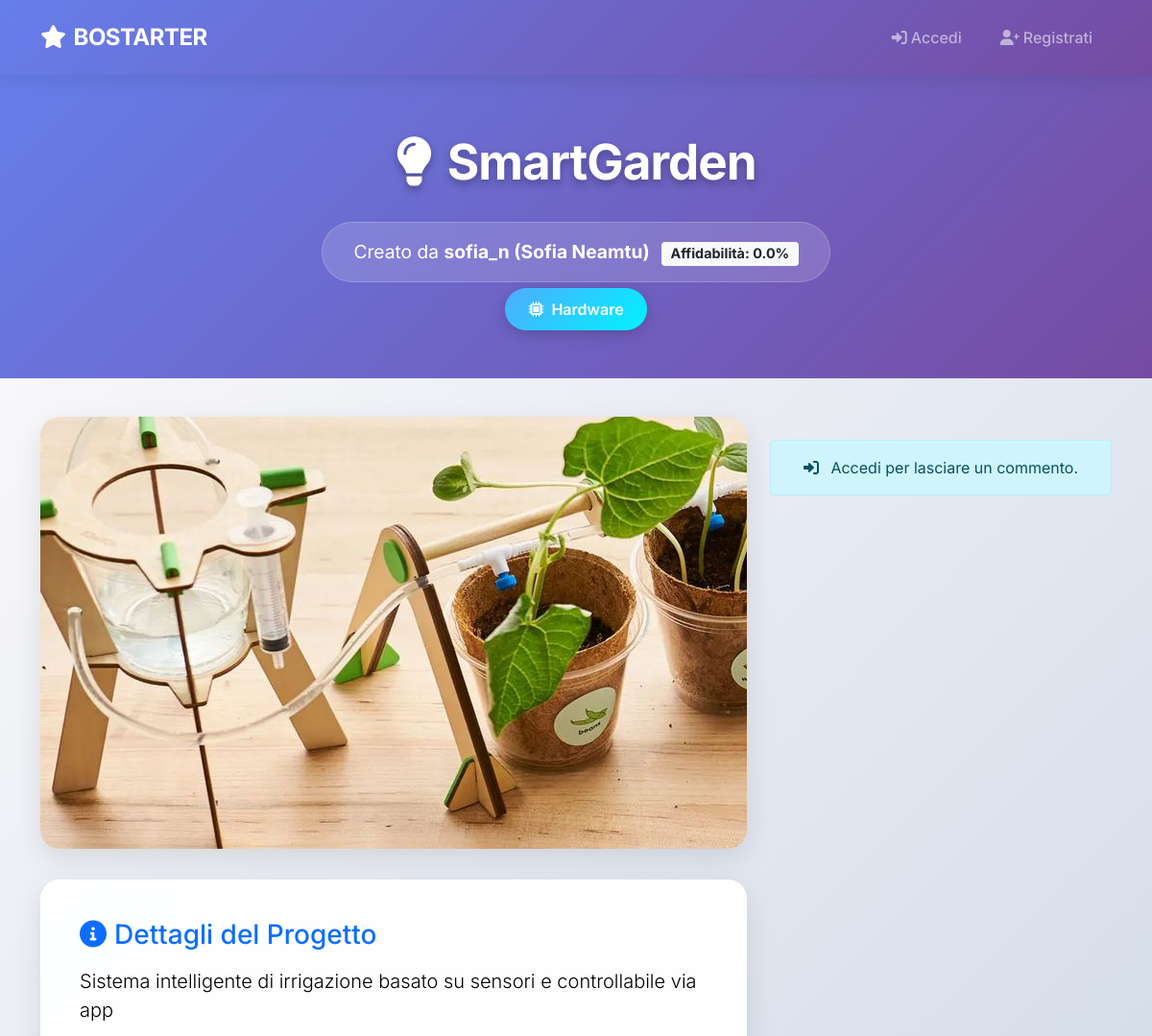
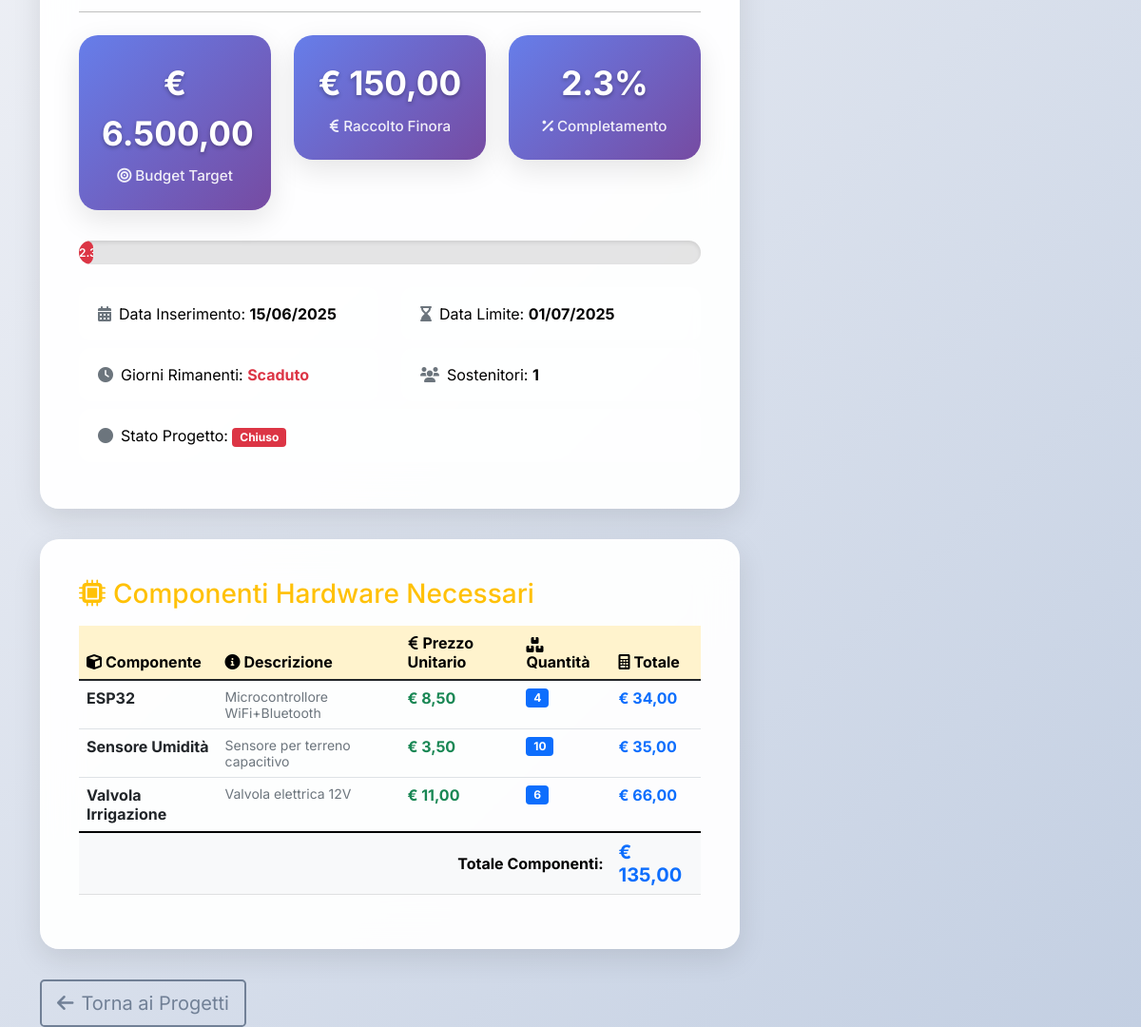
/public/projects/project_detail.php?name=SmartGarden, run on the app's committed database (2 pictures, top to bottom).
### tables this page shows
CREATE TABLE PROGETTO(
    Nome                VARCHAR(100) PRIMARY KEY,
    Descrizione         TEXT NOT NULL,
    Data_Inserimento    DATE NOT NULL,
    Stato               ENUM('aperto', 'chiuso')NOT NULL DEFAULT 'aperto',
    Budget              DECIMAL(10,2) NOT NULL,
    Data_Limite         DATE NOT NULL,
    Tipo                ENUM('Hardware', 'Software') NOT NULL,
    Email_Creatore      VARCHAR(100) NOT NULL,
    FOREIGN KEY (Email_Creatore) REFERENCES CREATORE(Email) ON DELETE CASCADE
);

CREATE TABLE UTENTE(
    Email               VARCHAR(100) PRIMARY KEY,
    Nickname            VARCHAR(50) UNIQUE NOT NULL,
    Password            VARCHAR(255) NOT NULL,
    Nome                VARCHAR(50) NOT NULL,
    Cognome             VARCHAR(50) NOT NULL,
    Anno_Di_Nascita     DATE NOT NULL,
    Luogo_Di_Nascita    VARCHAR(100) NOT NULL
);

CREATE TABLE CREATORE (
    Email           VARCHAR(100) PRIMARY KEY,
    Nr_Progetti     INT DEFAULT 0,
    Affidabilita    FLOAT DEFAULT 0,
    FOREIGN KEY (Email) REFERENCES UTENTE(Email) ON DELETE CASCADE
);

CREATE TABLE COMPONENTE(
    ID              INT AUTO_INCREMENT PRIMARY KEY,
    Nome            VARCHAR(100),
    Descrizione     TEXT NOT NULL,
    Prezzo          DECIMAL(10,2) NOT NULL,
    Quantita        INT NOT NULL,
    Nome_Progetto   VARCHAR(100) NOT NULL,
    FOREIGN KEY (Nome_Progetto) REFERENCES PROGETTO(Nome) ON DELETE CASCADE
);

### public/projects/project_detail.php (the view, shortened to what the rows shown need)
<?php
require_once '../../config/database.php';
function formatCurrency($amount) {
    return '€ ' . number_format($amount, 2, ',', '.');
}
$nomeProgetto = $_GET['name'];
$db = Database::getInstance();
$db->ensureEventScheduler();
$sql = "
    SELECT
        p.Nome, p.Descrizione, p.Data_Inserimento, p.Stato, p.Budget, p.Data_Limite, p.Tipo, p.Email_Creatore,
        u.Nickname AS CreatoreNickname, u.Nome AS CreatoreNome, u.Cognome AS CreatoreCognome,
        c.Affidabilita,
        COALESCE(SUM(f.Importo), 0) AS Totale_Finanziato,
        COUNT(DISTINCT f.Email_Utente) AS Num_Finanziatori,
        (SELECT percorso FROM FOTO WHERE Nome_Progetto = p.Nome LIMIT 1) AS Foto,
        DATEDIFF(p.Data_Limite, CURDATE()) AS Giorni_Rimanenti
    FROM PROGETTO p
    JOIN CREATORE c ON p.Email_Creatore = c.Email
    JOIN UTENTE u ON c.Email = u.Email
    LEFT JOIN FINANZIAMENTO f ON p.Nome = f.Nome_Progetto
    WHERE p.Nome = ?
    GROUP BY p.Nome, p.Descrizione, p.Data_Inserimento, p.Stato, p.Budget, p.Data_Limite, p.Tipo,
             u.Nickname, u.Nome, u.Cognome, c.Affidabilita
";
$progetto = $db->fetchOne($sql, [$nomeProgetto]);
if ($progetto && $progetto['Stato'] === 'aperto' && $progetto['Data_Limite'] <= date('Y-m-d')) {
    $db->execute("UPDATE PROGETTO SET Stato = 'chiuso' WHERE Nome = ?", [$nomeProgetto]);
    $progetto['Stato'] = 'chiuso';
}
$percentuale = $progetto['Budget'] > 0 ? round($progetto['Totale_Finanziato'] / $progetto['Budget'] * 100, 1) : 0;
$statoClasse = ($progetto['Stato'] === 'aperto' && $progetto['Giorni_Rimanenti'] > 0 && $percentuale < 100) ? 'success' : 'secondary';
if ($progetto['Stato'] === 'chiuso' || $progetto['Giorni_Rimanenti'] <= 0 || $percentuale >= 100) {
    $statoClasse = 'info';
    if ($progetto['Giorni_Rimanenti'] <= 0 && $percentuale < 100) {
        $statoClasse = 'danger';
    }
}
$fotoDb = $progetto['Foto'] ?? '';
if ($fotoDb !== '') {
    $src = (strpos($fotoDb, 'img/') === 0) ? "/Bostarter/{$fotoDb}" : "/Bostarter/img/{$fotoDb}";
} else {
    $src = "/Bostarter/img/placeholder.jpg";
}
$componenti = [];
if ($progetto['Tipo'] === 'Hardware') {
    $componenti = $db->fetchAll("
        SELECT ID, Nome, Descrizione, Prezzo, Quantita, (Prezzo * Quantita) as Totale
        FROM COMPONENTE
        WHERE Nome_Progetto = ?
        ORDER BY Nome ASC
    ", [$nomeProgetto]);
}
?>
<!DOCTYPE html>
<html lang="it">
<head>
    <link href="https://cdn.jsdelivr.net/npm/bootstrap@5.1.3/dist/css/bootstrap.min.css" rel="stylesheet">
    <link href="https://cdnjs.cloudflare.com/ajax/libs/font-awesome/6.0.0/css/all.min.css" rel="stylesheet">
</head>
<body>
<div class="project-header">
    <div class="container text-center">
        <h1 class="project-title"><i class="fas fa-lightbulb me-3"></i><?= htmlspecialchars($progetto['Nome']) ?></h1>
        <div class="creator-info">
            Creato da <strong>
                <?= htmlspecialchars($progetto['CreatoreNickname']) ?>
                (<?= htmlspecialchars($progetto['CreatoreNome'] ?? '') . ' ' . htmlspecialchars($progetto['CreatoreCognome'] ?? '') ?>)
            </strong>
            <span class="badge bg-light text-dark ms-2">
                Affidabilità: <?= number_format($progetto['Affidabilita'] * 100, 1) ?>%
            </span>
        </div>
        <br>
        <span class="type-badge">
            <i class="fas fa-<?= $progetto['Tipo'] === 'Hardware' ? 'microchip' : 'code' ?> me-1"></i>
            <?= htmlspecialchars($progetto['Tipo']) ?>
        </span>
    </div>
</div>
<div class="container">
    <div class="row">
        <div class="col-lg-8">
            <div class="fade-in-up">
                <img src="<?= htmlspecialchars($src) ?>" class="project-image" alt="Immagine Progetto <?= htmlspecialchars($progetto['Nome']) ?>">
            </div>
            <div class="project-details-card fade-in-up">
                <h3 class="mb-3 text-primary"><i class="fas fa-info-circle me-2"></i>Dettagli del Progetto</h3>
                <p class="lead"><?= nl2br(htmlspecialchars($progetto['Descrizione'])) ?></p>
                <hr class="my-4">
                <div class="row text-center">
                    <div class="col-md-4">
                        <div class="stat-box">
                            <div class="value"><?= formatCurrency($progetto['Budget']) ?></div>
                            <div class="label"><i class="fas fa-bullseye me-1"></i>Budget Target</div>
                        </div>
                    </div>
                    <div class="col-md-4">
                    </div>
                    <div class="col-md-4">
                    </div>
                </div>
                <div class="progress mt-3">
                    <div class="progress-bar bg-<?= $statoClasse ?>" role="progressbar"
                         style="width: <?= $percentuale ?>%;"
                         aria-valuenow="<?= $percentuale ?>" aria-valuemin="0" aria-valuemax="100">
                    </div>
                </div>
                <div class="row mt-4">
                    <div class="col-md-6">
                        <div class="info-row">
                            <i class="fas fa-calendar-alt me-2 text-muted"></i>Data Inserimento: <strong><?= date('d/m/Y', strtotime($progetto['Data_Inserimento'])) ?></strong>
                        </div>
                    </div>
                    <div class="col-md-6">
                        <div class="info-row">
                            <i class="fas fa-hourglass-end me-2 text-muted"></i>Data Limite: <strong><?= date('d/m/Y', strtotime($progetto['Data_Limite'])) ?></strong>
                        </div>
                    </div>
                    <div class="col-md-6">
                    </div>
                    <div class="col-md-6">
                    </div>
                    <div class="col-12">
                    </div>
                </div>
            </div>
            <?php if ($progetto['Tipo'] === 'Hardware' && !empty($componenti)): ?>
                <div class="project-details-card fade-in-up">
                    <div class="table-responsive">
                        <table class="table table-hover">
                            <thead class="table-warning">
                            <tr>
                                <th><i class="fas fa-cube me-1"></i>Componente</th>
                                <th><i class="fas fa-info-circle me-1"></i>Descrizione</th>
                                <th><i class="fas fa-euro-sign me-1"></i>Prezzo Unitario</th>
                                <th><i class="fas fa-boxes me-1"></i>Quantità</th>
                                <th><i class="fas fa-calculator me-1"></i>Totale</th>
                            </tr>
                            </thead>
                            <tbody>
                            <?php foreach ($componenti as $componente): ?>
                                <tr>
                                    <td>
                                        <strong><?= htmlspecialchars($componente['Nome']) ?></strong>
                                    </td>
                                    <td>
                                        <small class="text-muted"><?= htmlspecialchars($componente['Descrizione']) ?></small>
                                    </td>
                                    <td>
                                        <span class="text-success fw-bold"><?= formatCurrency($componente['Prezzo']) ?></span>
                                    </td>
                                    <td>
                                        <span class="badge bg-primary"><?= htmlspecialchars($componente['Quantita']) ?></span>
                                    </td>
                                    <td>
                                        <span class="text-primary fw-bold"><?= formatCurrency($componente['Totale']) ?></span>
                                    </td>
                                </tr>
                            <?php endforeach; ?>
                            </tbody>
                        </table>
                    </div>
                </div>
            <?php endif; ?>
        </div>
    </div>
</div>
</body>
</html>

### data on the page
progetto: Nome "SmartGarden", utente.Nickname "sofia_n", utente.Nome "Sofia", utente.Cognome "Neamtu", $progetto['Affidabilita']*100 "0.0", Tipo "Hardware", Nome (picture), Descrizione "Sistema intelligente di irrigazione basato su sensori e controllabile via app", Budget "€ 6.500,00", Data_Inserimento "15/06/2025", Data_Limite "01/07/2025"
componente: Nome "ESP32", Descrizione "Microcontrollore WiFi+Bluetooth", Prezzo "€ 8,50", Quantita "4", Totale "€ 34,00"
componente: Nome "Sensore Umidità", Descrizione "Sensore per terreno capacitivo", Prezzo "€ 3,50", Quantita "10", Totale "€ 35,00"
componente: Nome "Valvola Irrigazione", Descrizione "Valvola elettrica 12V", Prezzo "€ 11,00", Quantita "6", Totale "€ 66,00"

### other printed values
formatCurrency($progetto['Totale_Finanziato']) "€ 150,00"
$percentuale "2.3"
$progetto['Num_Finanziatori'] "1"
$progetto['Stato'] "Chiuso"
formatCurrency($totaleComponenti) "€ 135,00"
